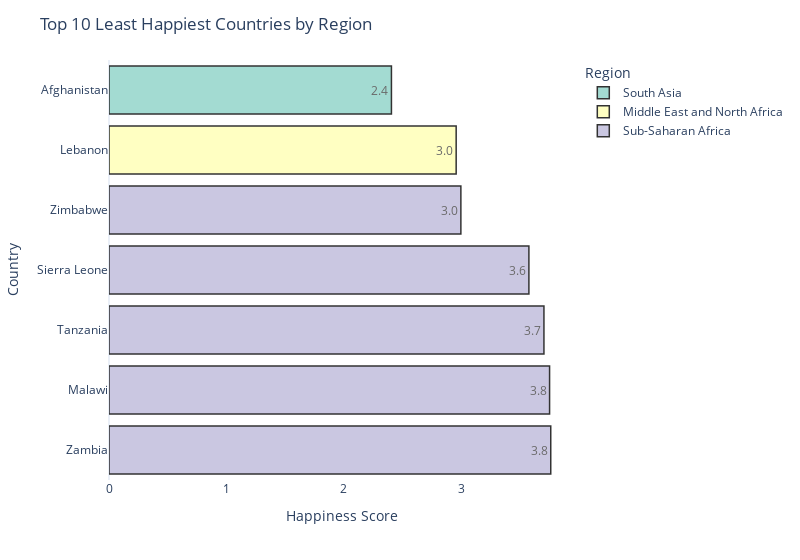

The notebook cell this image was saved under:
### Code cell
# Create another bar chart with the least 10 happiest countries colored by region
fig = px.bar(data_frame = least_10_happiest,
             y="Country",
             x="Happiness Score",
             orientation='h',
             color="Region",
             text="Happiness Score",
             color_discrete_sequence=px.colors.qualitative.Set3)

# Format the chart
fig.update_traces(texttemplate='%{text:.2s}', 
                  textposition='inside', 
                  marker_line_color='rgb(0,0,0)', 
                  marker_line_width=1.5, 
                  opacity=0.8)
fig.update_layout(width=800,
                  title="Top 10 Least Happiest Countries by Region",
                  xaxis=dict(title="Happiness Score", showgrid=False),
                  yaxis=dict(title="Country", showgrid=False,autorange="reversed"))

# Display the chart
fig.show()

### Figure 1 — Plotly figure (JSON) as saved in the notebook; plotly's stock layout.template omitted (floating-point values rounded to 4 significant figures)
{"data": [{"alignmentgroup": "True", "hovertemplate": "Region=South Asia<br>Happiness Score=%{text}<br>Country=%{y}<extra></extra>", "legendgroup": "South Asia", "marker": {"color": "rgb(141,211,199)", "line": {"color": "rgb(0,0,0)", "width": 1.5}, "pattern": {"shape": ""}}, "name": "South Asia", "offsetgroup": "South Asia", "opacity": 0.8, "orientation": "h", "showlegend": true, "text": [2.404], "textposition": "inside", "texttemplate": "%{text:.2s}", "type": "bar", "x": [2.404], "xaxis": "x", "y": ["Afghanistan"], "yaxis": "y"}, {"alignmentgroup": "True", "hovertemplate": "Region=Middle East and North Africa<br>Happiness Score=%{text}<br>Country=%{y}<extra></extra>", "legendgroup": "Middle East and North Africa", "marker": {"color": "rgb(255,255,179)", "line": {"color": "rgb(0,0,0)", "width": 1.5}, "pattern": {"shape": ""}}, "name": "Middle East and North Africa", "offsetgroup": "Middle East and North Africa", "opacity": 0.8, "orientation": "h", "showlegend": true, "text": [2.955], "textposition": "inside", "texttemplate": "%{text:.2s}", "type": "bar", "x": [2.955], "xaxis": "x", "y": ["Lebanon"], "yaxis": "y"}, {"alignmentgroup": "True", "hovertemplate": "Region=Sub-Saharan Africa<br>Happiness Score=%{text}<br>Country=%{y}<extra></extra>", "legendgroup": "Sub-Saharan Africa", "marker": {"color": "rgb(190,186,218)", "line": {"color": "rgb(0,0,0)", "width": 1.5}, "pattern": {"shape": ""}}, "name": "Sub-Saharan Africa", "offsetgroup": "Sub-Saharan Africa", "opacity": 0.8, "orientation": "h", "showlegend": true, "text": [2.995, 3.574, 3.702, 3.75, 3.76], "textposition": "inside", "texttemplate": "%{text:.2s}", "type": "bar", "x": [2.995, 3.574, 3.702, 3.75, 3.76], "xaxis": "x", "y": ["Zimbabwe", "Sierra Leone", "Tanzania", "Malawi", "Zambia"], "yaxis": "y"}], "layout": {"barmode": "relative", "legend": {"title": {"text": "Region"}, "tracegroupgap": 0}, "margin": {"t": 60}, "title": {"text": "Top 10 Least Happiest Countries by Region"}, "width": 800, "xaxis": {"anchor": "y", "domain": [0, 1], "showgrid": false, "title": {"text": "Happiness Score"}}, "yaxis": {"anchor": "x", "autorange": "reversed", "domain": [0, 1], "showgrid": false, "title": {"text": "Country"}}}}
